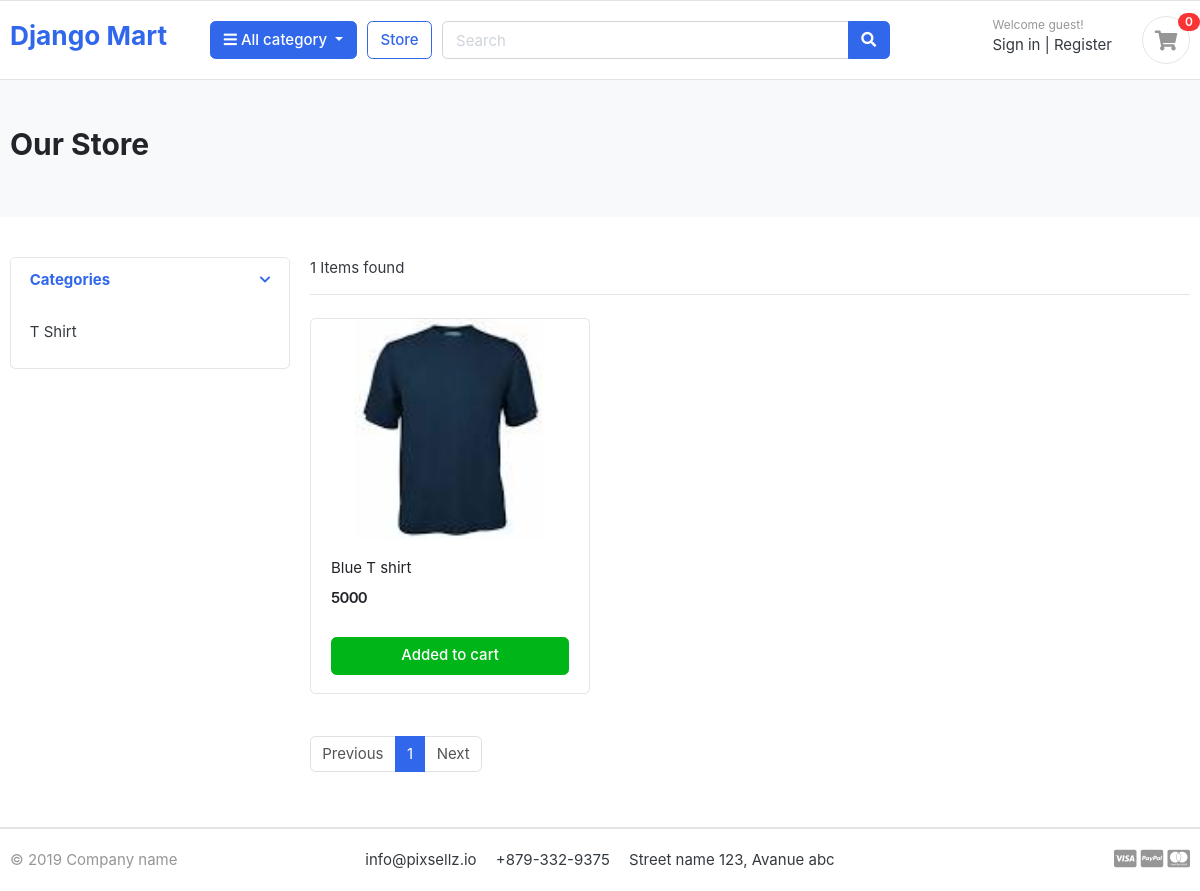
The page /store/ on the database as committed earlier.
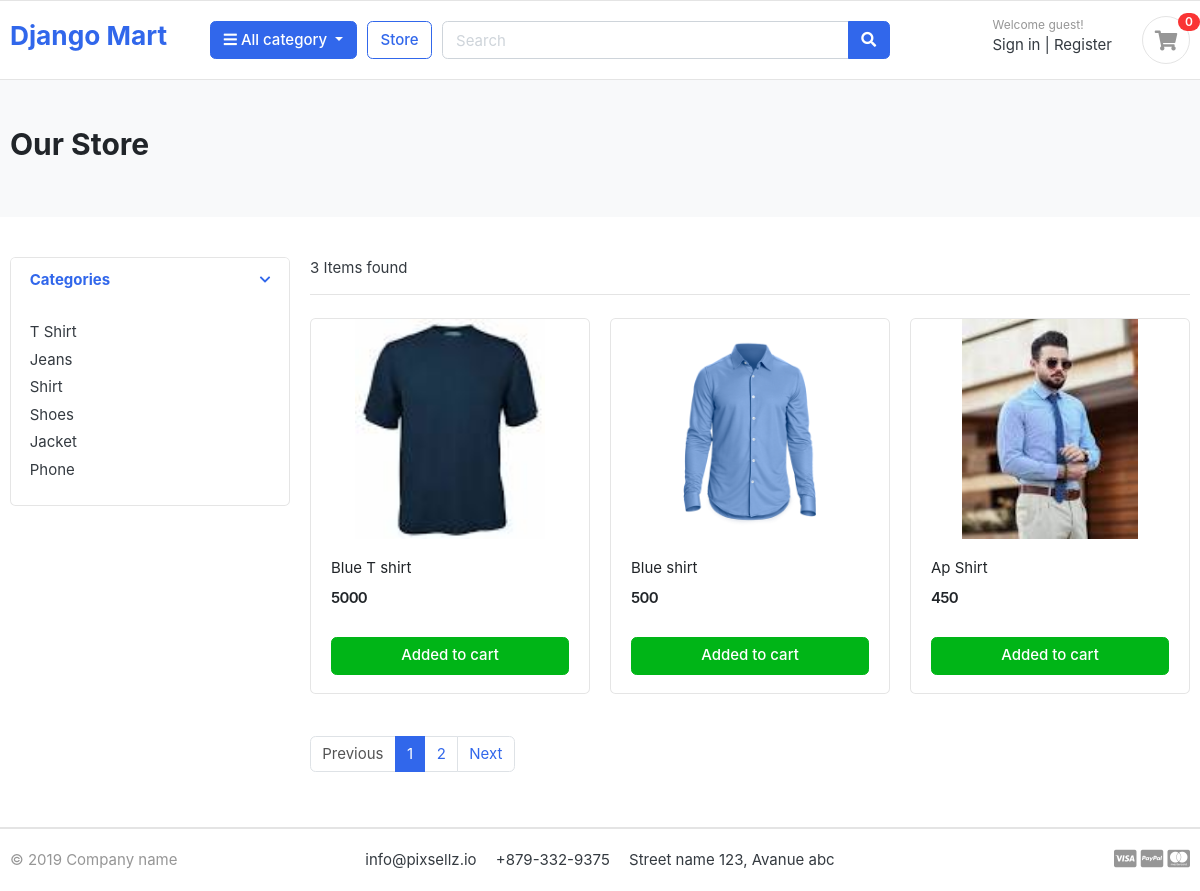
The same page on the database as committed later.
### category/models.py (models this page shows, shortened)
class Category(models.Model):
    category_name = models.CharField(max_length = 50, unique = True)
    slug = models.SlugField(max_length= 100, unique = True)
    description = models.TextField(max_length = 255, blank = True)
    cat_image = models.ImageField(upload_to = 'photos/categories', blank = True)

### store/models.py (models this page shows, shortened)
class Product(models.Model):
    product_name = models.CharField(max_length=100, unique=True)
    slug = models.SlugField(max_length=200, unique=True)
    description = models.TextField(max_length=500, blank=True)
    price = models.IntegerField()
    image = models.ImageField(upload_to='photos/products')
    stock = models.IntegerField()
    is_available = models.BooleanField(default=True)
    category = models.ForeignKey(Category, on_delete=models.CASCADE)
    created_date = models.DateTimeField(auto_now_add=True)
    modified_date = models.DateTimeField(auto_now=True)

### store/views.py (the view)
# urls.py: path('store/', include('store.urls')),
def store(request,category_slug=None):
    if category_slug is not None:
        category=get_object_or_404(Category,slug=category_slug)
        products=Product.objects.filter(is_available=True,category=category)
        paginator=Paginator(products,1)
        page=request.GET.get('page')
        paged_products=paginator.get_page(page)
    else:
        category=None
        products=Product.objects.filter(is_available=True)
        paginator=Paginator(products,3)
        page=request.GET.get('page')
        paged_products=paginator.get_page(page)
    categories=Category.objects.all()
    context={'products': paged_products, 'categories': categories}
    return render(request, 'store/store.html', context=context)

### store/templates/store/store.html
{% extends 'base.html' %}
{% block body%}
<section class="section-pagetop bg">
<div class="container">
	<h2 class="title-page">Our Store</h2>
</div>
</section>
<section class="section-content padding-y">
<div class="container">
<div class="row">
	<aside class="col-md-3">
<div class="card">
	<article class="filter-group">
		<header class="card-header">
			<a href="#" data-toggle="collapse" data-target="#collapse_1" aria-expanded="true" class="">
				<i class="icon-control fa fa-chevron-down"></i>
				<h6 class="title">Categories</h6>
			</a>
		</header>
		<div class="filter-content collapse show" id="collapse_1" style="">
			<div class="card-body">
				<ul class="list-menu">
				{% for category in categories %}
				<li><a href="{% url 'products_by_category' category_slug=category.slug %}">{{category.category_name}}</a></li>
				{% endfor %}
				</ul>
			</div>
		</div>
	</article>
</div>
	</aside>
	<main class="col-md-9">
<header class="border-bottom mb-4 pb-3">
		<div class="form-inline">
			<span class="mr-md-auto">{{products|length}} Items found </span>
		</div>
</header>
<div class="row">
	{%for item in products %}
	<div class="col-md-4">
		<figure class="card card-product-grid">
			<div class="img-wrap">
				<img src="{{item.image.url}}">
			</div>
			<figcaption class="info-wrap">
				<div class="fix-height">
					<a href="{% url 'single_products' product_slug=item.slug category_slug=item.category.slug  %}" class="title">{{item.product_name}}</a>
					<div class="price-wrap mt-2">
						<span class="price">{{item.price}}</span>
					</div>
				</div>
				<a href="#" class="btn btn-block btn-success">Added to cart </a>
			</figcaption>
		</figure>
	</div>
	{% endfor %}
</div>
<nav class="mt-4" aria-label="Page navigation sample">
  <ul class="pagination">
	{% if products.has_previous %}
    <li class="page-item "><a class="page-link" href="?page={{products.previous_page_number}}">Previous</a></li>
	{% else %}
    <li class="page-item disabled"><a class="page-link" >Previous</a></li>
	{% endif %}
	{% for i in products.paginator.page_range %}
    <li class="page-item {% if products.number == i %}active{% endif %}">
        <a class="page-link" href="?page={{ i }}">{{ i }}</a>
    </li>
	{% endfor %}
	{% if products.has_next %}
    <li class="page-item "><a class="page-link" href="?page={{products.next_page_number}}">Next</a></li>
	{% else %}
	<li class="page-item disabled "><a class="page-link" >Next</a></li>
	{% endif %}
  </ul>
</nav>
	</main>
</div>
</div>
</section>
{% endblock%}

### templates/base.html (shortened to what this page needs)
<!DOCTYPE html>
{% load static %}
<html lang="en">
  <head>
    <link href="{% static 'css/bootstrap.css' %}" rel="stylesheet" type="text/css" />
    <link
      href="{% static 'fonts/fontawesome/css/all.min.css' %}"
      type="text/css"
      rel="stylesheet"
    />
    <link href="{% static 'css/ui.css' %}" rel="stylesheet" type="text/css" />
    <link
      href="{% static 'css/responsive.css'%}"
      rel="stylesheet"
      media="only screen and (max-width: 1200px)"
    />
  </head>
<body>
    <header class="section-header">
      <section class="header-main border-bottom">
        <div class="container">
          <div class="row align-items-center">
            <div class="col-lg-2 col-md-3 col-6">
              <a href="{% url 'home' %}" class="brand-wrap">
                <h3>Django Mart</h3>
              </a>
            </div>
            <div class="col-lg col-sm col-md col-6 flex-grow-0">
              <div class="category-wrap dropdown d-inline-block float-right">
                <button
                  type="button"
                  class="btn btn-primary dropdown-toggle"
                  data-toggle="dropdown"
                >
                  <i class="fa fa-bars"></i> All category
                </button>
              </div>
            </div>
            <a href="{% url 'store' %}" class="btn btn-outline-primary">Store</a>
            <div class="col-lg col-md-6 col-sm-12 col">
              <form action="#" class="search">
                <div class="input-group w-100">
                  <input
                    type="text"
                    class="form-control"
                    style="width: 60%"
                    placeholder="Search"
                  />
                  <div class="input-group-append">
                    <button class="btn btn-primary" type="submit">
                      <i class="fa fa-search"></i>
                    </button>
                  </div>
                </div>
              </form>
            </div>
            <div class="col-lg-3 col-sm-6 col-8 order-2 order-lg-3">
              <div class="d-flex justify-content-end mb-3 mb-lg-0">
                <div class="widget-header">
                  <small class="title text-muted">Welcome guest!</small>
                  <div>
                    <a href="{% url 'login' %}">Sign in</a>
                    <span class="dark-transp"> | </span>
                    <a href="{% url 'register' %}"> Register</a>
                  </div>
                </div>
                <a href="{% url 'cart' %}" class="widget-header pl-3 ml-3">
                  <div class="icon icon-sm rounded-circle border">
                    <i class="fa fa-shopping-cart"></i>
                  </div>
                  <span class="badge badge-pill badge-danger notify">0</span>
                </a>
              </div>
            </div>
          </div>
        </div>
      </section>
    </header>
    {% block body %}
    {% endblock %}
    <footer class="section-footer border-top">
	<div class="container">
		<section class="footer-bottom border-top row">
			<div class="col-md-2">
				<p class="text-muted"> &copy 2019 Company name </p>
			</div>
			<div class="col-md-8 text-md-center">
				<span  class="px-2">info@pixsellz.io</span>
				<span  class="px-2">+879-332-9375</span>
				<span  class="px-2">Street name 123, Avanue abc</span>
			</div>
			<div class="col-md-2 text-md-right text-muted">
				<i class="fab fa-lg fa-cc-visa"></i>
				<i class="fab fa-lg fa-cc-paypal"></i>
				<i class="fab fa-lg fa-cc-mastercard"></i>
			</div>
		</section>
	</div>
</footer>
</body>
</html>

### static/css/ui.css (style rules this page uses)
html { font-family: "Inter", sans-serif; font-size: 15px; }
.img-wrap { text-align: center; display: block; }
.img-wrap img { max-width: 100%; }
.price-wrap { letter-spacing: -0.7px; }
.icon-xs, .icon-sm, .icon-md, .icon-lg { display: inline-block; text-align: center; flex-shrink: 0; flex-grow: 0; }
.icon-sm { width: 48px; height: 48px; line-height: 48px !important; font-size: 20px; }
.padding-y { padding-top: 40px; padding-bottom: 40px; }
figure { margin-bottom: 0; }
article:after, .form-group:after { display: block; clear: both; content: ""; }
.bg { background-color: #f8f9fa; }
.title-page { color: #212529; }
p:last-child { margin-bottom: 0; }
.header-main { position: relative; padding-top: 1rem; padding-bottom: 1rem; }
.widget-header { display: inline-block; vertical-align: middle; position: relative; }
.widget-header a { color: #343a40; }
.widget-header i { color: #969696; }
.widget-header .title { display: block; }
.widget-header .notify { position: absolute; top: -3px; right: -10px; }
.footer-bottom { padding-top: 20px; padding-bottom: 20px; }
[class*=list-] li:after { visibility: hidden; display: block; content: ""; overflow: hidden; height: 0; clear: both; }
.list-menu { list-style: none; margin: 0; padding-left: 0; }
.list-menu li { margin-bottom: 5px; }
.list-menu a { color: #343a40; }
[class*=card-product] a.title { color: #212529; display: block; }
[class*=card-product] .img-wrap { overflow: hidden; position: relative; }
[class*=card-product] .img-wrap img { height: 100%; max-width: 100%; width: auto; display: inline-block; -o-object-fit: cover; object-fit: cover; }
.card-product-grid { margin-bottom: 20px; }
.card-product-grid .img-wrap { border-radius: 0.2rem 0.2rem 0 0; height: 220px; }
.card-product-grid .info-wrap { overflow: hidden; padding: 18px 20px; }
.card-product-grid .fix-height { height: 80px; overflow: hidden; }
.card .img-wrap { overflow: hidden; }
.notify { position: absolute; top: -4px; right: -10px; display: inline-block; padding: 0.25em 0.6em; font-size: 12px; line-height: 1; text-align: center; border-radius: 3rem; color: #fff; background-color: #fa3434; }
.price { font-weight: 600; color: #212529; }
.icon-control { margin-top: 5px; float: right; font-size: 80%; }
.card-header .title { margin-bottom: 0; line-height: 1.5; }
.filter-group { border-bottom: 1px solid #e4e4e4; }
.filter-group .card-header { border-bottom: 0; }
.filter-group:last-child { border-bottom: 0; }
.section-pagetop { padding: 45px 0; }

Rows that differ between the two databases and show on the page:
added Category: category_name "Jeans"
added Category: category_name "Shirt"
added Category: category_name "Shoes"
added Category: category_name "Jacket"
added Category: category_name "Phone"
added Product: image (picture), product_name "Blue shirt", price "500"
added Product: image (picture), product_name "Ap Shirt", price "450"
Other text that changed with them:
{{ products|length }}: "1" → "3"
new list line: "2"
